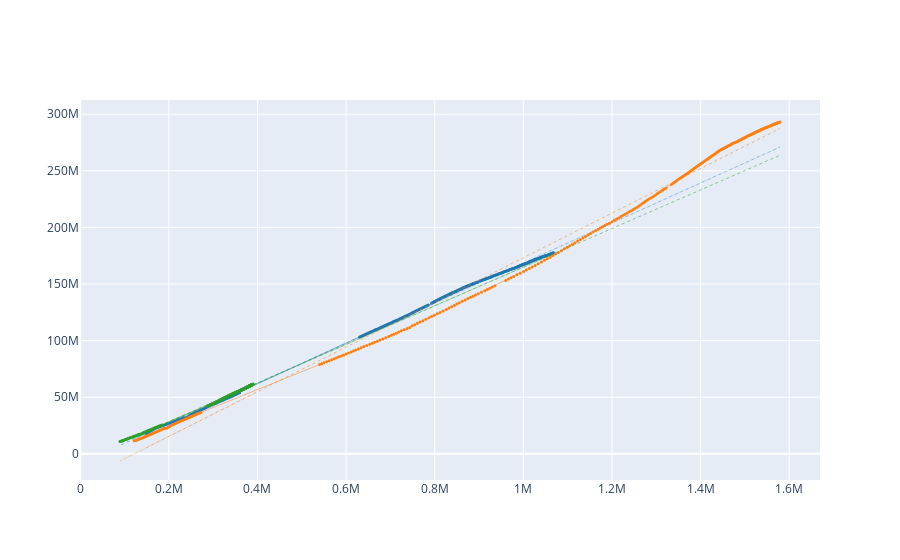
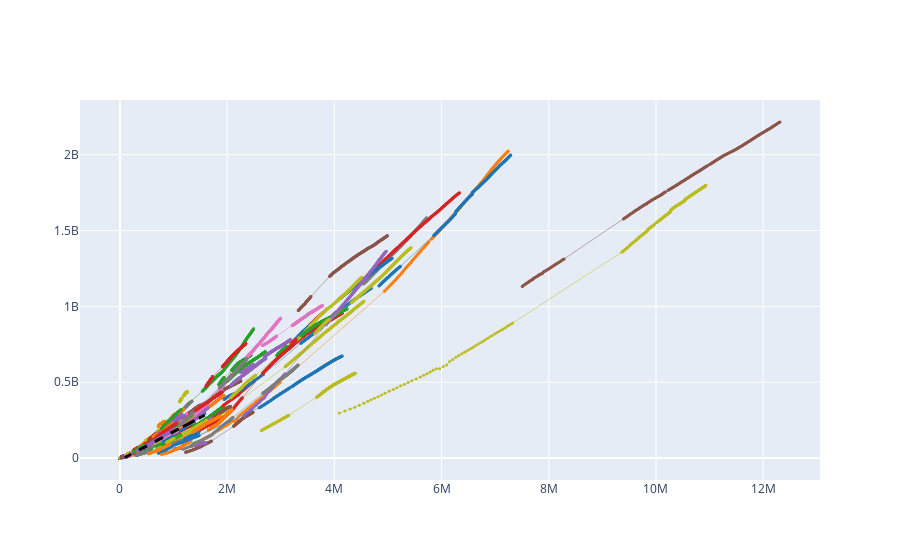

Write notebook code for charts like these, in order.
### Markdown cell above
# TODO expectation vs reality plot: nummers over tijd. Views op y as, iets met likes op x as. Explain


# TODO arrows

# TODO de trendline: slope van trendline is hoeveel mensen willing zijn te kopen?

### Code cell
# figure = go.Figure()

songs=get_n_songs(data_youtube100,n=3)
# figure.add_trace(go.Scatter(x=data.likes,y=data.views,mode='markers'))


data1 = find_songs(songs,mode='expectation')
figure = go.Figure()
draw_linechart(figure,data1,True)
# trendline1 = np.poly1d(np.polyfit(songs.likes,songs.views,1))
# figure.add_trace(go.Scatter(x=songs.likes,y=trendline1(songs.likes),line={'color':'black','dash':'dash','width':3}))
# figure.update_layout(legend=dict(x=0, y=-2))
figure.update_layout(showlegend=False)
figure.show()



# TODO dit had positief moeten zijn????

songs2=get_n_songs(data_youtube100,n=None)
# figure.add_trace(go.Scatter(x=data.likes,y=data.views,mode='markers'))


data2 = find_songs(data_youtube100,mode='expectation')
figure2 = go.Figure()
draw_linechart(figure2,data2)
trendline2 = np.poly1d(np.polyfit(songs.likes,songs.views,1))
figure2.add_trace(go.Scatter(x=songs.likes,y=trendline2(songs.likes),line={'color':'black','dash':'dash','width':3}))
# figure.update_layout(legend=dict(x=0, y=-2))
figure2.update_layout(showlegend=False)
figure2.show()

### Figure 1 — Plotly figure (JSON) as saved in the notebook; plotly's stock layout.template omitted (floating-point values rounded to 4 significant figures; data arrays with more than 128 entries replaced by an {"elided": "..."} marker saying what was removed)
{"data": [{"line": {"color": "rgb(31, 119, 180)", "width": 0.5}, "marker": {"color": "rgb(31, 119, 180)", "size": 3}, "mode": "markers+lines", "name": "Travis Scott - Antidote", "type": "scatter", "x": {"elided": "305 int values"}, "y": {"elided": "305 int values"}}, {"line": {"color": "rgb(31, 119, 180)", "dash": "dot", "width": 0.3}, "mode": "lines", "name": "Trendline forTravis Scott - Antidote", "type": "scatter", "x": {"elided": "915 int values"}, "y": {"elided": "915 float values"}}, {"line": {"color": "rgb(255, 127, 14)", "width": 0.5}, "marker": {"color": "rgb(255, 127, 14)", "size": 3}, "mode": "markers+lines", "name": "Zara Larsson, MNEK - Never Forget You", "type": "scatter", "x": {"elided": "305 int values"}, "y": {"elided": "305 int values"}}, {"line": {"color": "rgb(255, 127, 14)", "dash": "dot", "width": 0.3}, "mode": "lines", "name": "Trendline forZara Larsson, MNEK - Never Forget You", "type": "scatter", "x": {"elided": "915 int values"}, "y": {"elided": "915 float values"}}, {"line": {"color": "rgb(44, 160, 44)", "width": 0.5}, "marker": {"color": "rgb(44, 160, 44)", "size": 3}, "mode": "markers+lines", "name": "Omi - Hula Hoop (Official Video)", "type": "scatter", "x": {"elided": "305 int values"}, "y": {"elided": "305 int values"}}, {"line": {"color": "rgb(44, 160, 44)", "dash": "dot", "width": 0.3}, "mode": "lines", "name": "Trendline forOmi - Hula Hoop (Official Video)", "type": "scatter", "x": {"elided": "915 int values"}, "y": {"elided": "915 float values"}}], "layout": {"showlegend": false}}

### Figure 2 — Plotly figure (JSON) as saved in the notebook; plotly's stock layout.template omitted (floating-point values rounded to 4 significant figures; data arrays with more than 128 entries replaced by an {"elided": "..."} marker saying what was removed)
{"data": [{"line": {"color": "rgb(31, 119, 180)", "width": 0.5}, "marker": {"color": "rgb(31, 119, 180)", "size": 3}, "mode": "markers+lines", "name": "Avicii - Waiting For Love", "type": "scatter", "x": {"elided": "305 int values"}, "y": {"elided": "305 int values"}}, {"line": {"color": "rgb(255, 127, 14)", "width": 0.5}, "marker": {"color": "rgb(255, 127, 14)", "size": 3}, "mode": "markers+lines", "name": "Lost Frequencies - Are You With Me (Radio Edit)", "type": "scatter", "x": {"elided": "305 int values"}, "y": {"elided": "305 int values"}}, {"line": {"color": "rgb(44, 160, 44)", "width": 0.5}, "marker": {"color": "rgb(44, 160, 44)", "size": 3}, "mode": "markers+lines", "name": "Lukas Graham - 7 Years", "type": "scatter", "x": [5488, 5798, 6088, 6435, 6769, 7141, 7428, 7861, 8170, 8491, 8875, 9285, 9897, 10517, 10941, 11364, 11881, 12424, 12968, 13502, 13972, 14438, 14951, 15463, 15972, 16727, 17805, 18506, 19070, 19622, 20155, 20708, 21298, 22089, 22729, 23312, 23892, 24506, 25159, 25768, 26460, 27091, 27738, 28355, 29083, 29794, 30406, 31078, 31768, 32516, 33250, 34008, 34763, 35333, 36059, 36890, 37687], "y": [599363, 636061, 675386, 709890, 751942, 796203, 840849, 876801, 919635, 956566, 1000387, 1049203, 1102633, 1159427, 1207843, 1256683, 1308508, 1365832, 1427453, 1492018, 1550204, 1603837, 1659747, 1721278, 1782853, 1835037, 1835179, 1927955, 1994839, 2143048, 2217107, 2285128, 2355966, 2450324, 2533928, 2614001, 2685967, 2772222, 2848318, 2935550, 3017436, 3112825, 3191879, 3274904, 3361243, 3454894, 3541152, 3618656, 3697355, 3780818, 3872720, 3962938, 4058605, 4150066, 4230576, 4319749, 4413201]}, {"line": {"color": "rgb(214, 39, 40)", "width": 0.5}, "marker": {"color": "rgb(214, 39, 40)", "size": 3}, "mode": "markers+lines", "name": "Post Malone - White Iverson", "type": "scatter", "x": {"elided": "295 int values"}, "y": {"elided": "295 int values"}}, {"line": {"color": "rgb(148, 103, 189)", "width": 0.5}, "marker": {"color": "rgb(148, 103, 189)", "size": 3}, "mode": "markers+lines", "name": "Kygo - Stole The Show (Feat. Parson James)", "type": "scatter", "x": [130239, 130551, 130846, 131117, 131438, 131782, 132107, 132417, 132718, 133013, 133288, 133668, 134050, 134403, 134726, 134983, 135276, 135593, 135893, 136257, 136603, 136915, 137187, 137495, 137815, 138136, 138509, 138879, 139187, 139528, 139858, 140155, 140473, 140827, 141178, 141477, 141790, 142121, 142431, 143287, 143996, 144582, 145102, 145571, 146229, 146902, 147443, 147629, 147608, 147577, 147572, 147572, 147571, 147583, 147594, 147588, 147587], "y": [24489755, 24566195, 24650851, 24723971, 24805073, 24891204, 24982253, 25053387, 25133033, 25196536, 25269317, 25343540, 25427855, 25512870, 25584473, 25652596, 25718763, 25789212, 25862157, 25944596, 26024716, 26093712, 26159946, 26228264, 26299084, 26358269, 26358373, 26455796, 26528765, 26677154, 26760691, 26836130, 26911018, 26997457, 27081561, 27153690, 27218573, 27294192, 27364326, 27446683, 27531764, 27627495, 27705427, 27787032, 27877460, 27977374, 28073264, 28128348, 28135587, 28142666, 28150331, 28157313, 28164692, 28175142, 28181912, 28188686, 28195195]}, {"line": {"color": "rgb(140, 86, 75)", "width": 0.5}, "marker": {"color": "rgb(140, 86, 75)", "size": 3}, "mode": "markers+lines", "name": "One Direction - Perfect (Official Video)", "type": "scatter", "x": {"elided": "305 int values"}, "y": {"elided": "305 int values"}}, {"line": {"color": "rgb(227, 119, 194)", "width": 0.5}, "marker": {"color": "rgb(227, 119, 194)", "size": 3}, "mode": "markers+lines", "name": "The Weeknd - Earned It (Fifty Shades Of Grey) (Lyric Video)", "type": "scatter", "x": {"elided": "305 int values"}, "y": {"elided": "305 int values"}}, {"line": {"color": "rgb(127, 127, 127)", "width": 0.5}, "marker": {"color": "rgb(127, 127, 127)", "size": 3}, "mode": "markers+lines", "name": "Rachel Platten - Fight Song (Official Video)", "type": "scatter", "x": {"elided": "305 int values"}, "y": {"elided": "305 int values"}}, {"line": {"color": "rgb(188, 189, 34)", "width": 0.5}, "marker": {"color": "rgb(188, 189, 34)", "size": 3}, "mode": "markers+lines", "name": "Adele - Hello", "type": "scatter", "x": {"elided": "305 int values"}, "y": {"elided": "305 int values"}}, {"line": {"color": "rgb(31, 119, 180)", "width": 0.5}, "marker": {"color": "rgb(31, 119, 180)", "size": 3}, "mode": "markers+lines", "name": "Galantis - Runaway (U & I) (Official Video)", "type": "scatter", "x": {"elided": "305 int values"}, "y": {"elided": "305 int values"}}, {"line": {"color": "rgb(255, 127, 14)", "width": 0.5}, "marker": {"color": "rgb(255, 127, 14)", "size": 3}, "mode": "markers+lines", "name": "Fetty Wap \"679\" feat. Remy Boyz [Official Video]", "type": "scatter", "x": {"elided": "305 int values"}, "y": {"elided": "305 int values"}}, {"line": {"color": "rgb(44, 160, 44)", "width": 0.5}, "marker": {"color": "rgb(44, 160, 44)", "size": 3}, "mode": "markers+lines", "name": "Little Mix - Love Me Like You (Official Video)", "type": "scatter", "x": {"elided": "305 int values"}, "y": {"elided": "305 int values"}}, {"line": {"color": "rgb(214, 39, 40)", "width": 0.5}, "marker": {"color": "rgb(214, 39, 40)", "size": 3}, "mode": "markers+lines", "name": "Ed Sheeran - Photograph (Official Music Video)", "type": "scatter", "x": {"elided": "305 int values"}, "y": {"elided": "305 int values"}}, {"line": {"color": "rgb(148, 103, 189)", "width": 0.5}, "marker": {"color": "rgb(148, 103, 189)", "size": 3}, "mode": "markers+lines", "name": "WALK THE MOON - Shut up and Dance", "type": "scatter", "x": [603756, 605229, 606862, 608385, 609977, 611821, 613705, 615143, 616209], "y": [135722453, 136213936, 136782811, 137285037, 137844815, 138418427, 139035281, 139512246, 140067492]}, {"line": {"color": "rgb(140, 86, 75)", "width": 0.5}, "marker": {"color": "rgb(140, 86, 75)", "size": 3}, "mode": "markers+lines", "name": "Ellie Goulding - On My Mind", "type": "scatter", "x": {"elided": "305 int values"}, "y": {"elided": "305 int values"}}, {"line": {"color": "rgb(227, 119, 194)", "width": 0.5}, "marker": {"color": "rgb(227, 119, 194)", "size": 3}, "mode": "markers+lines", "name": "Hozier - Take Me To Church", "type": "scatter", "x": {"elided": "305 int values"}, "y": {"elided": "305 int values"}}, {"line": {"color": "rgb(127, 127, 127)", "width": 0.5}, "marker": {"color": "rgb(127, 127, 127)", "size": 3}, "mode": "markers+lines", "name": "Maroon 5 - Sugar", "type": "scatter", "x": {"elided": "305 int values"}, "y": {"elided": "305 int values"}}, {"line": {"color": "rgb(188, 189, 34)", "width": 0.5}, "marker": {"color": "rgb(188, 189, 34)", "size": 3}, "mode": "markers+lines", "name": "Naughty Boy - Runnin' (Lose It All) ft. Beyoncé, Arrow Benjamin", "type": "scatter", "x": {"elided": "305 int values"}, "y": {"elided": "305 int values"}}, {"line": {"color": "rgb(31, 119, 180)", "width": 0.5}, "marker": {"color": "rgb(31, 119, 180)", "size": 3}, "mode": "markers+lines", "name": "Zara Larsson, MNEK - Never Forget You", "type": "scatter", "x": {"elided": "305 int values"}, "y": {"elided": "305 int values"}}, {"line": {"color": "rgb(255, 127, 14)", "width": 0.5}, "marker": {"color": "rgb(255, 127, 14)", "size": 3}, "mode": "markers+lines", "name": "Zara Larsson - Lush Life", "type": "scatter", "x": {"elided": "305 int values"}, "y": {"elided": "305 int values"}}, {"line": {"color": "rgb(44, 160, 44)", "width": 0.5}, "marker": {"color": "rgb(44, 160, 44)", "size": 3}, "mode": "markers+lines", "name": "Meghan Trainor - Like I'm Gonna Lose You ft. John Legend", "type": "scatter", "x": {"elided": "305 int values"}, "y": {"elided": "305 int values"}}, {"line": {"color": "rgb(214, 39, 40)", "width": 0.5}, "marker": {"color": "rgb(214, 39, 40)", "size": 3}, "mode": "markers+lines", "name": "Major Lazer & DJ Snake - Lean On (feat. MØ) (Official Music Video)", "type": "scatter", "x": {"elided": "305 int values"}, "y": {"elided": "305 int values"}}, {"line": {"color": "rgb(148, 103, 189)", "width": 0.5}, "marker": {"color": "rgb(148, 103, 189)", "size": 3}, "mode": "markers+lines", "name": "Drake - Back to Back Freestyle [LYRICS]", "type": "scatter", "x": {"elided": "305 int values"}, "y": {"elided": "305 int values"}}, {"line": {"color": "rgb(140, 86, 75)", "width": 0.5}, "marker": {"color": "rgb(140, 86, 75)", "size": 3}, "mode": "markers+lines", "name": "Flo Rida ft. Robin Thicke & Verdine White - I Don’t Like It, I Love It [Official Video]", "type": "scatter", "x": {"elided": "305 int values"}, "y": {"elided": "305 int values"}}, {"line": {"color": "rgb(227, 119, 194)", "width": 0.5}, "marker": {"color": "rgb(227, 119, 194)", "size": 3}, "mode": "markers+lines", "name": "John Legend - One Last Time", "type": "scatter", "x": [2993959, 2997869, 3001779, 3005241, 3008612], "y": [701332353, 702829147, 704191691, 705514132, 706834770]}, {"line": {"color": "rgb(127, 127, 127)", "width": 0.5}, "marker": {"color": "rgb(127, 127, 127)", "size": 3}, "mode": "markers+lines", "name": "Kygo - Here for You ft. Ella Henderson", "type": "scatter", "x": {"elided": "305 int values"}, "y": {"elided": "305 int values"}}, {"line": {"color": "rgb(188, 189, 34)", "width": 0.5}, "marker": {"color": "rgb(188, 189, 34)", "size": 3}, "mode": "markers+lines", "name": "The Weeknd - Often (NSFW)", "type": "scatter", "x": {"elided": "305 int values"}, "y": {"elided": "305 int values"}}, {"line": {"color": "rgb(31, 119, 180)", "width": 0.5}, "marker": {"color": "rgb(31, 119, 180)", "size": 3}, "mode": "markers+lines", "name": "Ellie Goulding - Love Me Like You Do (Official Video)", "type": "scatter", "x": {"elided": "305 int values"}, "y": {"elided": "305 int values"}}, {"line": {"color": "rgb(255, 127, 14)", "width": 0.5}, "marker": {"color": "rgb(255, 127, 14)", "size": 3}, "mode": "markers+lines", "name": "Sigala - Easy Love (Original Mix)", "type": "scatter", "x": {"elided": "305 int values"}, "y": {"elided": "305 int values"}}, {"line": {"color": "rgb(44, 160, 44)", "width": 0.5}, "marker": {"color": "rgb(44, 160, 44)", "size": 3}, "mode": "markers+lines", "name": "Nelly - The Fix (Official Video) ft. Jeremih", "type": "scatter", "x": {"elided": "305 int values"}, "y": {"elided": "305 int values"}}, {"line": {"color": "rgb(214, 39, 40)", "width": 0.5}, "marker": {"color": "rgb(214, 39, 40)", "size": 3}, "mode": "markers+lines", "name": "The Weeknd - The Hills", "type": "scatter", "x": {"elided": "305 int values"}, "y": {"elided": "305 int values"}}, {"line": {"color": "rgb(148, 103, 189)", "width": 0.5}, "marker": {"color": "rgb(148, 103, 189)", "size": 3}, "mode": "markers+lines", "name": "Fetty Wap  - Again [Audio Only]", "type": "scatter", "x": {"elided": "305 int values"}, "y": {"elided": "305 int values"}}, {"line": {"color": "rgb(140, 86, 75)", "width": 0.5}, "marker": {"color": "rgb(140, 86, 75)", "size": 3}, "mode": "markers+lines", "name": "Avicii - For A Better Day", "type": "scatter", "x": {"elided": "305 int values"}, "y": {"elided": "305 int values"}}, {"line": {"color": "rgb(227, 119, 194)", "width": 0.5}, "marker": {"color": "rgb(227, 119, 194)", "size": 3}, "mode": "markers+lines", "name": "Sia - Alive", "type": "scatter", "x": {"elided": "305 int values"}, "y": {"elided": "305 int values"}}, {"line": {"color": "rgb(127, 127, 127)", "width": 0.5}, "marker": {"color": "rgb(127, 127, 127)", "size": 3}, "mode": "markers+lines", "name": "Drake - Jumpman (Official Video) ft. Soulja Boy", "type": "scatter", "x": {"elided": "305 int values"}, "y": {"elided": "305 int values"}}, {"line": {"color": "rgb(188, 189, 34)", "width": 0.5}, "marker": {"color": "rgb(188, 189, 34)", "size": 3}, "mode": "markers+lines", "name": "Nicky Jam - El Perdón | Video Lyric | (Prod. Saga WhiteBlack)", "type": "scatter", "x": {"elided": "305 int values"}, "y": {"elided": "305 int values"}}, {"line": {"color": "rgb(31, 119, 180)", "width": 0.5}, "marker": {"color": "rgb(31, 119, 180)", "size": 3}, "mode": "markers+lines", "name": "Silentó - Watch Me (Whip/Nae Nae) (Official)", "type": "scatter", "x": {"elided": "305 int values"}, "y": {"elided": "305 int values"}}, {"line": {"color": "rgb(255, 127, 14)", "width": 0.5}, "marker": {"color": "rgb(255, 127, 14)", "size": 3}, "mode": "markers+lines", "name": "Fetty Wap \"My Way\" feat. Monty [Official Video]", "type": "scatter", "x": {"elided": "305 int values"}, "y": {"elided": "305 int values"}}, {"line": {"color": "rgb(44, 160, 44)", "width": 0.5}, "marker": {"color": "rgb(44, 160, 44)", "size": 3}, "mode": "markers+lines", "name": "Sam Smith - Stay With Me", "type": "scatter", "x": {"elided": "305 int values"}, "y": {"elided": "305 int values"}}, {"line": {"color": "rgb(214, 39, 40)", "width": 0.5}, "marker": {"color": "rgb(214, 39, 40)", "size": 3}, "mode": "markers+lines", "name": "Drake - Right Hand Girl dance vine", "type": "scatter", "x": {"elided": "305 int values"}, "y": {"elided": "305 int values"}}, {"line": {"color": "rgb(148, 103, 189)", "width": 0.5}, "marker": {"color": "rgb(148, 103, 189)", "size": 3}, "mode": "markers+lines", "name": "Demi Lovato - Cool for the Summer (Official Video)", "type": "scatter", "x": {"elided": "305 int values"}, "y": {"elided": "305 int values"}}, {"line": {"color": "rgb(140, 86, 75)", "width": 0.5}, "marker": {"color": "rgb(140, 86, 75)", "size": 3}, "mode": "markers+lines", "name": "Wiz Khalifa - See You Again ft. Charlie Puth [Official Video] Furious 7 Soundtrack", "type": "scatter", "x": {"elided": "305 int values"}, "y": {"elided": "305 int values"}}, {"line": {"color": "rgb(227, 119, 194)", "width": 0.5}, "marker": {"color": "rgb(227, 119, 194)", "size": 3}, "mode": "markers+lines", "name": "Rudimental - Lay It All On Me feat. Ed Sheeran [Official Video]", "type": "scatter", "x": {"elided": "305 int values"}, "y": {"elided": "305 int values"}}, {"line": {"color": "rgb(127, 127, 127)", "width": 0.5}, "marker": {"color": "rgb(127, 127, 127)", "size": 3}, "mode": "markers+lines", "name": "The Chainsmokers - Roses (Audio) ft. ROZES", "type": "scatter", "x": {"elided": "305 int values"}, "y": {"elided": "305 int values"}}, {"line": {"color": "rgb(188, 189, 34)", "width": 0.5}, "marker": {"color": "rgb(188, 189, 34)", "size": 3}, "mode": "markers+lines", "name": "James Bay - Let It Go", "type": "scatter", "x": {"elided": "305 int values"}, "y": {"elided": "305 int values"}}, {"line": {"color": "rgb(31, 119, 180)", "width": 0.5}, "marker": {"color": "rgb(31, 119, 180)", "size": 3}, "mode": "markers+lines", "name": "Major Lazer - Powerful (feat. Ellie Goulding & Tarrus Riley) (Official Music Video)", "type": "scatter", "x": {"elided": "305 int values"}, "y": {"elided": "305 int values"}}, {"line": {"color": "rgb(255, 127, 14)", "width": 0.5}, "marker": {"color": "rgb(255, 127, 14)", "size": 3}, "mode": "markers+lines", "name": "Coldplay - Adventure Of A Lifetime (Official audio)", "type": "scatter", "x": {"elided": "305 int values"}, "y": {"elided": "305 int values"}}, {"line": {"color": "rgb(44, 160, 44)", "width": 0.5}, "marker": {"color": "rgb(44, 160, 44)", "size": 3}, "mode": "markers+lines", "name": "Elle King - Ex's & Oh's (Official Video)", "type": "scatter", "x": {"elided": "305 int values"}, "y": {"elided": "305 int values"}}, {"line": {"color": "rgb(214, 39, 40)", "width": 0.5}, "marker": {"color": "rgb(214, 39, 40)", "size": 3}, "mode": "markers+lines", "name": "Dawin - Dessert – (Official Lyrics Video)", "type": "scatter", "x": {"elided": "305 int values"}, "y": {"elided": "305 int values"}}, {"line": {"color": "rgb(148, 103, 189)", "width": 0.5}, "marker": {"color": "rgb(148, 103, 189)", "size": 3}, "mode": "markers+lines", "name": "Felix Jaehn - Ain’t Nobody (Loves Me Better) ft. Jasmine Thompson", "type": "scatter", "x": {"elided": "305 int values"}, "y": {"elided": "305 int values"}}, {"line": {"color": "rgb(140, 86, 75)", "width": 0.5}, "marker": {"color": "rgb(140, 86, 75)", "size": 3}, "mode": "markers+lines", "name": "Diplo & Sleepy Tom - Be Right There", "type": "scatter", "x": {"elided": "305 int values"}, "y": {"elided": "305 int values"}}, {"line": {"color": "rgb(227, 119, 194)", "width": 0.5}, "marker": {"color": "rgb(227, 119, 194)", "size": 3}, "mode": "markers+lines", "name": "Travis Scott - Antidote", "type": "scatter", "x": {"elided": "305 int values"}, "y": {"elided": "305 int values"}}, {"line": {"color": "rgb(127, 127, 127)", "width": 0.5}, "marker": {"color": "rgb(127, 127, 127)", "size": 3}, "mode": "markers+lines", "name": "Kygo - Firestone ft. Conrad Sewell", "type": "scatter", "x": {"elided": "305 int values"}, "y": {"elided": "305 int values"}}, {"line": {"color": "rgb(188, 189, 34)", "width": 0.5}, "marker": {"color": "rgb(188, 189, 34)", "size": 3}, "mode": "markers+lines", "name": "Drake - Hotline Bling", "type": "scatter", "x": {"elided": "305 int values"}, "y": {"elided": "305 int values"}}, {"line": {"color": "rgb(31, 119, 180)", "width": 0.5}, "marker": {"color": "rgb(31, 119, 180)", "size": 3}, "mode": "markers+lines", "name": "Sam Smith - Writing's On The Wall (from Spectre)", "type": "scatter", "x": {"elided": "305 int values"}, "y": {"elided": "305 int values"}}, {"line": {"color": "rgb(255, 127, 14)", "width": 0.5}, "marker": {"color": "rgb(255, 127, 14)", "size": 3}, "mode": "markers+lines", "name": "Jason Derulo - \"Want To Want Me\" (Official Video)", "type": "scatter", "x": {"elided": "305 int values"}, "y": {"elided": "305 int values"}}, {"line": {"color": "rgb(44, 160, 44)", "width": 0.5}, "marker": {"color": "rgb(44, 160, 44)", "size": 3}, "mode": "markers+lines", "name": "The Weeknd - Can't Feel My Face", "type": "scatter", "x": {"elided": "305 int values"}, "y": {"elided": "305 int values"}}, {"line": {"color": "rgb(214, 39, 40)", "width": 0.5}, "marker": {"color": "rgb(214, 39, 40)", "size": 3}, "mode": "markers+lines", "name": "Pia Mia - Do It Again ft. Chris Brown, Tyga", "type": "scatter", "x": {"elided": "305 int values"}, "y": {"elided": "305 int values"}}, {"line": {"color": "rgb(148, 103, 189)", "width": 0.5}, "marker": {"color": "rgb(148, 103, 189)", "size": 3}, "mode": "markers+lines", "name": "Robin Schulz - Sugar (feat. Francesco Yates) (OFFICIAL MUSIC VIDEO)", "type": "scatter", "x": {"elided": "248 int values"}, "y": {"elided": "248 int values"}}, {"line": {"color": "rgb(140, 86, 75)", "width": 0.5}, "marker": {"color": "rgb(140, 86, 75)", "size": 3}, "mode": "markers+lines", "name": "Fetty Wap  - Trap Queen (Official Video) Prod. By Tony Fadd", "type": "scatter", "x": {"elided": "305 int values"}, "y": {"elided": "305 int values"}}, {"line": {"color": "rgb(227, 119, 194)", "width": 0.5}, "marker": {"color": "rgb(227, 119, 194)", "size": 3}, "mode": "markers+lines", "name": "Charlie Puth - Marvin Gaye ft. Meghan Trainor [Official Video]", "type": "scatter", "x": {"elided": "305 int values"}, "y": {"elided": "305 int values"}}, {"line": {"color": "rgb(127, 127, 127)", "width": 0.5}, "marker": {"color": "rgb(127, 127, 127)", "size": 3}, "mode": "markers+lines", "name": "Omi - Hula Hoop (Official Video)", "type": "scatter", "x": {"elided": "305 int values"}, "y": {"elided": "305 int values"}}, {"line": {"color": "rgb(188, 189, 34)", "width": 0.5}, "marker": {"color": "rgb(188, 189, 34)", "size": 3}, "mode": "markers+lines", "name": "One Direction - Drag Me Down", "type": "scatter", "x": {"elided": "305 int values"}, "y": {"elided": "305 int values"}}, {"line": {"color": "rgb(31, 119, 180)", "width": 0.5}, "marker": {"color": "rgb(31, 119, 180)", "size": 3}, "mode": "markers+lines", "name": "Nico & Vinz - That's How You Know feat. Kid Ink & Bebe Rexha (Official Music Video)", "type": "scatter", "x": {"elided": "305 int values"}, "y": {"elided": "305 int values"}}, {"line": {"color": "rgb(255, 127, 14)", "width": 0.5}, "marker": {"color": "rgb(255, 127, 14)", "size": 3}, "mode": "markers+lines", "name": "Rae Sremmurd - Come Get Her (Explicit)", "type": "scatter", "x": {"elided": "305 int values"}, "y": {"elided": "305 int values"}}, {"line": {"color": "rgb(44, 160, 44)", "width": 0.5}, "marker": {"color": "rgb(44, 160, 44)", "size": 3}, "mode": "markers+lines", "name": "Hailee Steinfeld - Love Myself", "type": "scatter", "x": {"elided": "305 int values"}, "y": {"elided": "305 int values"}}, {"line": {"color": "rgb(214, 39, 40)", "width": 0.5}, "marker": {"color": "rgb(214, 39, 40)", "size": 3}, "mode": "markers+lines", "name": "Drake & Future - Big Rings (Instrumental)", "type": "scatter", "x": {"elided": "305 int values"}, "y": {"elided": "305 int values"}}, {"line": {"color": "rgb(148, 103, 189)", "width": 0.5}, "marker": {"color": "rgb(148, 103, 189)", "size": 3}, "mode": "markers+lines", "name": "OMI - Cheerleader (Felix Jaehn Remix) [Official Video]", "type": "scatter", "x": {"elided": "305 int values"}, "y": {"elided": "305 int values"}}, {"line": {"color": "rgb(140, 86, 75)", "width": 0.5}, "marker": {"color": "rgb(140, 86, 75)", "size": 3}, "mode": "markers+lines", "name": "Sia - Chandelier (Official Video)", "type": "scatter", "x": {"elided": "305 int values"}, "y": {"elided": "305 int values"}}, {"line": {"color": "rgb(227, 119, 194)", "width": 0.5}, "marker": {"color": "rgb(227, 119, 194)", "size": 3}, "mode": "markers+lines", "name": "David Guetta - Hey Mama (Official Video) ft Nicki Minaj, Bebe Rexha & Afrojack", "type": "scatter", "x": {"elided": "305 int values"}, "y": {"elided": "305 int values"}}, {"line": {"color": "rgb(127, 127, 127)", "width": 0.5}, "marker": {"color": "rgb(127, 127, 127)", "size": 3}, "mode": "markers+lines", "name": "Adam Lambert - \"Ghost Town\" [Official Music Video]", "type": "scatter", "x": {"elided": "305 int values"}, "y": {"elided": "305 int values"}}, {"line": {"color": "rgb(188, 189, 34)", "width": 0.5}, "marker": {"color": "rgb(188, 189, 34)", "size": 3}, "mode": "markers+lines", "name": "Fifth Harmony - Worth It ft. Kid Ink", "type": "scatter", "x": {"elided": "305 int values"}, "y": {"elided": "305 int values"}}, {"line": {"color": "rgb(31, 119, 180)", "width": 0.5}, "marker": {"color": "rgb(31, 119, 180)", "size": 3}, "mode": "markers+lines", "name": "Demi Lovato - Confident (Official Video)", "type": "scatter", "x": {"elided": "305 int values"}, "y": {"elided": "305 int values"}}, {"line": {"color": "rgb(255, 127, 14)", "width": 0.5}, "marker": {"color": "rgb(255, 127, 14)", "size": 3}, "mode": "markers+lines", "name": "Justin Bieber - Sorry (PURPOSE : The Movement)", "type": "scatter", "x": {"elided": "300 int values"}, "y": {"elided": "300 int values"}}, {"line": {"color": "rgb(44, 160, 44)", "width": 0.5}, "marker": {"color": "rgb(44, 160, 44)", "size": 3}, "mode": "markers+lines", "name": "John Legend - All of Me", "type": "scatter", "x": {"elided": "300 int values"}, "y": {"elided": "300 int values"}}, {"line": {"color": "rgb(214, 39, 40)", "width": 0.5}, "marker": {"color": "rgb(214, 39, 40)", "size": 3}, "mode": "markers+lines", "name": "Deorro x Chris Brown - Five More Hours (Official Video)", "type": "scatter", "x": {"elided": "305 int values"}, "y": {"elided": "305 int values"}}, {"line": {"color": "rgb(148, 103, 189)", "width": 0.5}, "marker": {"color": "rgb(148, 103, 189)", "size": 3}, "mode": "markers+lines", "name": "Justin Bieber - What Do You Mean?", "type": "scatter", "x": {"elided": "305 int values"}, "y": {"elided": "305 int values"}}, {"line": {"color": "rgb(140, 86, 75)", "width": 0.5}, "marker": {"color": "rgb(140, 86, 75)", "size": 3}, "mode": "markers+lines", "name": "Selena Gomez - Good For You", "type": "scatter", "x": {"elided": "305 int values"}, "y": {"elided": "305 int values"}}, {"line": {"color": "rgb(227, 119, 194)", "width": 0.5}, "marker": {"color": "rgb(227, 119, 194)", "size": 3}, "mode": "markers+lines", "name": "X Ambassadors - Renegades (Official Video)", "type": "scatter", "x": {"elided": "305 int values"}, "y": {"elided": "305 int values"}}, {"line": {"color": "rgb(127, 127, 127)", "width": 0.5}, "marker": {"color": "rgb(127, 127, 127)", "size": 3}, "mode": "markers+lines", "name": "J. Balvin - Ginza", "type": "scatter", "x": {"elided": "305 int values"}, "y": {"elided": "305 int values"}}, {"line": {"color": "rgb(188, 189, 34)", "width": 0.5}, "marker": {"color": "rgb(188, 189, 34)", "size": 3}, "mode": "markers+lines", "name": "Ed Sheeran - Thinking Out Loud [Official Video]", "type": "scatter", "x": {"elided": "305 int values"}, "y": {"elided": "305 int values"}}, {"line": {"color": "rgb(31, 119, 180)", "width": 0.5}, "marker": {"color": "rgb(31, 119, 180)", "size": 3}, "mode": "markers+lines", "name": "Lost Frequencies feat. Janieck Devy - Reality (Radio Edit)", "type": "scatter", "x": {"elided": "305 int values"}, "y": {"elided": "305 int values"}}, {"line": {"color": "rgb(255, 127, 14)", "width": 0.5}, "marker": {"color": "rgb(255, 127, 14)", "size": 3}, "mode": "markers+lines", "name": "WALK THE MOON - Shut Up and Dance", "type": "scatter", "x": {"elided": "296 int values"}, "y": {"elided": "296 int values"}}, {"line": {"color": "rgb(44, 160, 44)", "width": 0.5}, "marker": {"color": "rgb(44, 160, 44)", "size": 3}, "mode": "markers+lines", "name": "Justin Bieber - Sorry (Dance Video)", "type": "scatter", "x": [1355977, 1381727, 1409030, 1435326, 1463126], "y": [92743480, 96865031, 101515031, 105962422, 110979406]}, {"line": {"color": "rgb(214, 39, 40)", "width": 0.5}, "marker": {"color": "rgb(214, 39, 40)", "size": 3}, "mode": "markers+lines", "name": "Skrillex and Diplo - \"Where Are Ü Now\" with Justin Bieber (Official Video)", "type": "scatter", "x": {"elided": "305 int values"}, "y": {"elided": "305 int values"}}, {"line": {"color": "rgb(148, 103, 189)", "width": 0.5}, "marker": {"color": "rgb(148, 103, 189)", "size": 3}, "mode": "markers+lines", "name": "Rihanna - Bitch Better Have My Money (Explicit)", "type": "scatter", "x": {"elided": "305 int values"}, "y": {"elided": "305 int values"}}, {"line": {"color": "rgb(140, 86, 75)", "width": 0.5}, "marker": {"color": "rgb(140, 86, 75)", "size": 3}, "mode": "markers+lines", "name": "MACKLEMORE & RYAN LEWIS - DOWNTOWN (OFFICIAL MUSIC VIDEO)", "type": "scatter", "x": {"elided": "305 int values"}, "y": {"elided": "305 int values"}}, {"line": {"color": "rgb(227, 119, 194)", "width": 0.5}, "marker": {"color": "rgb(227, 119, 194)", "size": 3}, "mode": "markers+lines", "name": "History - One Direction (Audio)", "type": "scatter", "x": {"elided": "305 int values"}, "y": {"elided": "305 int values"}}, {"line": {"color": "rgb(127, 127, 127)", "width": 0.5}, "marker": {"color": "rgb(127, 127, 127)", "size": 3}, "mode": "markers+lines", "name": "Alessia Cara - Here", "type": "scatter", "x": {"elided": "305 int values"}, "y": {"elided": "305 int values"}}, {"line": {"color": "rgb(188, 189, 34)", "width": 0.5}, "marker": {"color": "rgb(188, 189, 34)", "size": 3}, "mode": "markers+lines", "name": "Little Mix - Black Magic", "type": "scatter", "x": {"elided": "305 int values"}, "y": {"elided": "305 int values"}}, {"line": {"color": "rgb(31, 119, 180)", "width": 0.5}, "marker": {"color": "rgb(31, 119, 180)", "size": 3}, "mode": "markers+lines", "name": "Mark Ronson - Uptown Funk ft. Bruno Mars", "type": "scatter", "x": {"elided": "305 int values"}, "y": {"elided": "305 int values"}}, {"line": {"color": "rgb(255, 127, 14)", "width": 0.5}, "marker": {"color": "rgb(255, 127, 14)", "size": 3}, "mode": "markers+lines", "name": "Justin Bieber - I'll Show You", "type": "scatter", "x": {"elided": "305 int values"}, "y": {"elided": "305 int values"}}, {"line": {"color": "rgb(44, 160, 44)", "width": 0.5}, "marker": {"color": "rgb(44, 160, 44)", "size": 3}, "mode": "markers+lines", "name": "Calvin Harris & Disciples - How Deep Is Your Love", "type": "scatter", "x": {"elided": "305 int values"}, "y": {"elided": "305 int values"}}, {"line": {"color": "rgb(214, 39, 40)", "width": 0.5}, "marker": {"color": "rgb(214, 39, 40)", "size": 3}, "mode": "markers+lines", "name": "Sam Smith - I'm Not The Only One", "type": "scatter", "x": {"elided": "305 int values"}, "y": {"elided": "305 int values"}}, {"line": {"color": "rgb(148, 103, 189)", "width": 0.5}, "marker": {"color": "rgb(148, 103, 189)", "size": 3}, "mode": "markers+lines", "name": "Adele - Someone Like You", "type": "scatter", "x": {"elided": "305 int values"}, "y": {"elided": "305 int values"}}, {"line": {"color": "rgb(140, 86, 75)", "width": 0.5}, "marker": {"color": "rgb(140, 86, 75)", "size": 3}, "mode": "markers+lines", "name": "Post Malone - White Iverson | Official Music Video", "type": "scatter", "x": [240559, 244502, 248345, 252241, 255882, 260346, 265052, 269240, 272988, 276959], "y": [29499956, 30070161, 30629450, 31140877, 31673374, 32324965, 33027987, 33595438, 34311175, 34773597]}, {"line": {"color": "rgb(227, 119, 194)", "width": 0.5}, "marker": {"color": "rgb(227, 119, 194)", "size": 3}, "mode": "markers+lines", "name": "Adele - Rolling in the Deep", "type": "scatter", "x": {"elided": "305 int values"}, "y": {"elided": "305 int values"}}, {"line": {"color": "rgb(127, 127, 127)", "width": 0.5}, "marker": {"color": "rgb(127, 127, 127)", "size": 3}, "mode": "markers+lines", "name": "Ariana Grande - Focus", "type": "scatter", "x": {"elided": "305 int values"}, "y": {"elided": "305 int values"}}, {"line": {"color": "rgb(188, 189, 34)", "width": 0.5}, "marker": {"color": "rgb(188, 189, 34)", "size": 3}, "mode": "markers+lines", "name": "Mike Posner - I Took A Pill In Ibiza (SeeB Remix / Audio)", "type": "scatter", "x": {"elided": "305 int values"}, "y": {"elided": "305 int values"}}, {"line": {"color": "rgb(31, 119, 180)", "width": 0.5}, "marker": {"color": "rgb(31, 119, 180)", "size": 3}, "mode": "markers+lines", "name": "Shawn Mendes - Stitches (Official Video)", "type": "scatter", "x": {"elided": "305 int values"}, "y": {"elided": "305 int values"}}, {"line": {"color": "rgb(255, 127, 14)", "width": 0.5}, "marker": {"color": "rgb(255, 127, 14)", "size": 3}, "mode": "markers+lines", "name": "Selena Gomez - Same Old Love", "type": "scatter", "x": {"elided": "305 int values"}, "y": {"elided": "305 int values"}}, {"line": {"color": "rgb(44, 160, 44)", "width": 0.5}, "marker": {"color": "rgb(44, 160, 44)", "size": 3}, "mode": "markers+lines", "name": "Robin Schulz - Sugar (feat. Francesco Yates) (OFFICIAL MUSICVIDEO)", "type": "scatter", "x": [248075, 251239, 254737, 257778, 260664, 264214, 267458, 270271, 273356, 276418, 279710, 283212, 287352, 291230, 294352, 297532, 300772, 304089, 307595, 311629, 315558, 318693, 321777, 325074, 328191, 331417, 335352, 339124, 342279, 345394, 348458, 351463, 354737, 358551, 362291, 365411, 368564, 371534, 374585, 377898, 381703, 385399, 388595, 391844, 395400, 399125, 402493, 405731, 409259, 412691, 416366, 420155, 424097, 427696, 431350, 435109, 438518], "y": [41238454, 41884969, 42655959, 43306829, 44019755, 44800904, 45628754, 46228645, 46900437, 47550051, 48266905, 49019846, 49893561, 50756124, 51443195, 52118744, 52789738, 53506083, 54276922, 55164062, 56024157, 56735848, 57400717, 58070308, 58708075, 59258813, 59260494, 60249070, 60934490, 62355909, 63062209, 63709755, 64420251, 65314372, 66187944, 66936439, 67615650, 68391071, 69077816, 69866053, 70659887, 71608347, 72299811, 73040804, 73833202, 74695468, 75539685, 76233008, 76990235, 77732153, 78546002, 79353376, 80230069, 81365783, 82095813, 82924787, 83662266]}, {"line": {"color": "rgb(214, 39, 40)", "width": 0.5}, "marker": {"color": "rgb(214, 39, 40)", "size": 3}, "mode": "markers+lines", "name": "R. City - Locked Away ft. Adam Levine", "type": "scatter", "x": {"elided": "305 int values"}, "y": {"elided": "305 int values"}}, {"line": {"color": "rgb(148, 103, 189)", "width": 0.5}, "marker": {"color": "rgb(148, 103, 189)", "size": 3}, "mode": "markers+lines", "name": "Flo Rida - My House [Official Video]", "type": "scatter", "x": {"elided": "305 int values"}, "y": {"elided": "305 int values"}}, {"line": {"color": "rgb(140, 86, 75)", "width": 0.5}, "marker": {"color": "rgb(140, 86, 75)", "size": 3}, "mode": "markers+lines", "name": "J Cole - No Role Models (2014 Forest Hills Drive)", "type": "scatter", "x": {"elided": "305 int values"}, "y": {"elided": "305 int values"}}, {"line": {"color": "black", "dash": "dash", "width": 3}, "type": "scatter", "x": {"elided": "915 int values"}, "y": {"elided": "915 float values"}}], "layout": {"showlegend": false}}
